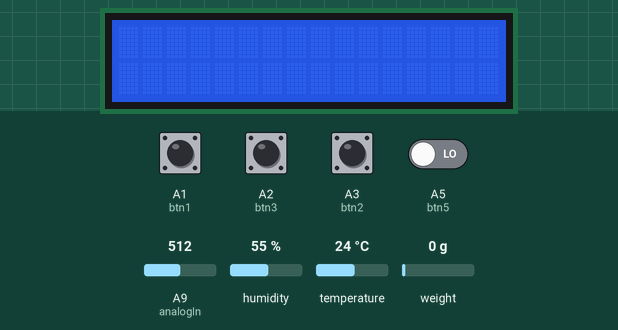
Recording of a sketch running on a simulated Arduino Mega 2560, built with avr-gcc and run on an emulated ATmega2560. Parts: 16×2 character LCD. The test bench sets the inputs (shaded band); at power-on: A1 (btn1), A2 (btn3), A3 (btn2), A5 (btn5) LOW, A9 (analogIn) = 512, humidity 55 %, temperature 24 °C, weight on the scale 0 g. What the sketch prints to the serial monitor is not drawn.

Above: at 3.6 s.
3.7 s: A2 (btn3) pulled HIGH for 0.15 s
At 4.7 s:
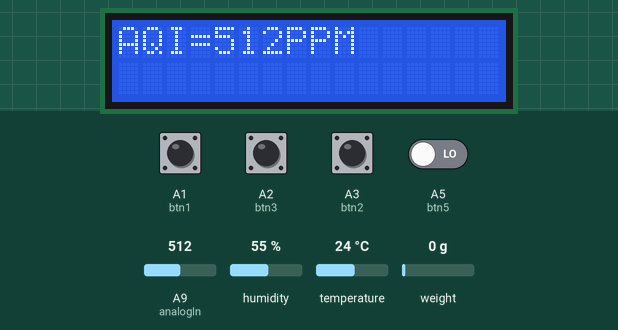
6.8 s: A5 (btn5) driven HIGH
At 7.2 s:
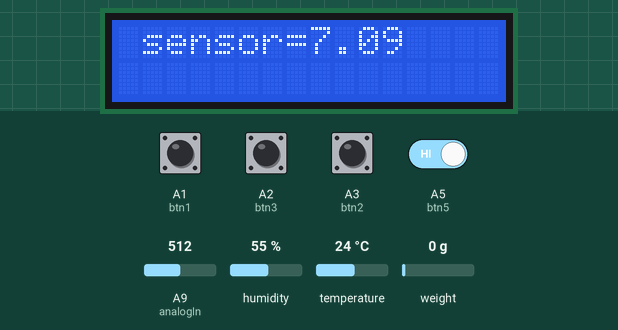
9.8 s: A1 (btn1) pulled HIGH for 0.15 s
At 29.5 s:
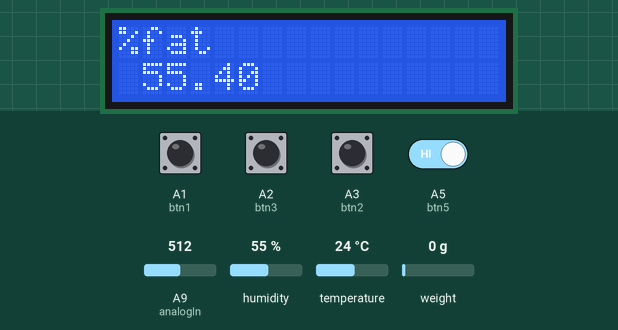
Timing chart, 0 to 30.4 s (numbered marks = the images above; inputs shaded):
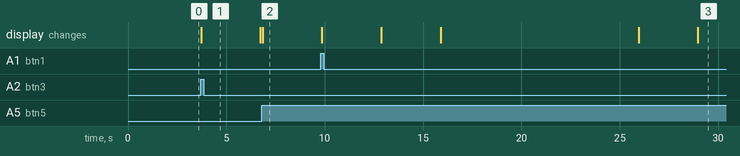

The sketch:

mlk_comp2.ino
```cpp
#include <HX711_ADC.h>
HX711_ADC LoadCell(9, 10);
#define btn5 A5

#include <Wire.h>//For I2C distplay

#include <LiquidCrystal_I2C.h>//For LCD

LiquidCrystal_I2C lcd(0x27, 16, 2);//setting the mode for I2C


#include "DHT.h"
#define dht_Signal A0//pin for dht sensor
#define btn1 A1//pin for dht sensor
DHT dht;;//object for dht sensor
float *Z;float *P;


#define Airpin A10//pin for air quality sensor
#define btn3 A2
//from here

#define S0 4
#define S1 5
#define S2 6
#define S3 7
#define SO 8
#define btn2 A3
float i;
int R,G,B;

//till here is for color sensing

#define analogIn A9//for pH
int sensorValue = 0;
unsigned long int avgValue;
float b;
int buf[10],temp;

void setup(){lcd.begin();//for turning on the LCD for read/write mode
             lcd.backlight();//for turning on the backlight LCD
             pinMode(btn1,INPUT);//button which initializes the dht function
             pinMode(btn2,INPUT);//button which initializes the colour sensing function
             pinMode(btn3,INPUT);//button which intitializes the air quality function
             pinMode(btn5,INPUT);//button which intitializes the wght function
             pinMode(S0,OUTPUT);//declaration of pinmode
             pinMode(S1,OUTPUT);//decalration of pinmode
             pinMode(S2,OUTPUT);//declaration of pinmode
             pinMode(S3,OUTPUT);//declaration of pinmode
             pinMode(SO,INPUT);//declaration of pinmode
             digitalWrite(S0,HIGH);//setting the frequency to 20%
             digitalWrite(S1,LOW);
             LoadCell.begin(); // start connection to HX711
             LoadCell.start(2000); // load cells gets 2000ms of time to stabilize
             LoadCell.setCalFactor(428.8);// calibration factor for load cell => strongly dependent on your individual setup
             dht.setup(A0);
             Serial.begin(9600);}

void comp_color(){lcd.clear();lcd.setCursor(0,0);
                 int y1R,y1G,y1B;//for first sample
                 int y2R,y2G,y2B;//for second sample
                 digitalWrite(S2,LOW);digitalWrite(S3,LOW);
                 y1R=pulseIn(SO,LOW);//Reading Red colour of first sample
                 digitalWrite(S2,HIGH);digitalWrite(S3,HIGH);
                 y1G=pulseIn(SO,LOW);//Reading Green colour of first sample
                 digitalWrite(S2,LOW);digitalWrite(S3,HIGH);
                 y1B=pulseIn(SO,LOW);//Reading Blue colour of first sample
                 lcd.print(y1R);
                 lcd.print(",");
                 lcd.print(y1G);
                 lcd.print(",");
                 lcd.print(y1B);
                 delay(3000);lcd.clear();
                 Serial.println("Enter sample 2");
                 delay(3000);
                 digitalWrite(S2,LOW);digitalWrite(S3,LOW);
                 y2R=pulseIn(SO,LOW);//Reading Red colour of second sample
                 digitalWrite(S2,HIGH);digitalWrite(S3,HIGH);
                 y2G=pulseIn(SO,LOW);//Reading Green colour of second sample
                 digitalWrite(S2,LOW);digitalWrite(S3,HIGH);
                 y2B=pulseIn(SO,LOW);//Reading Blue colour of second sample
                 lcd.print(y2R);
                 lcd.print(",");
                 lcd.print(y2G);
                 lcd.print(",");
                 lcd.print(y2B);
                 delay(3000);lcd.clear();}


void Dht(){lcd.clear();lcd.setCursor(0,1);
           delay(dht.getMinimumSamplingPeriod());

           float humidity = dht.getHumidity();
           float T = dht.getTemperature();

           Serial.print(dht.getStatusString());
           Serial.print("\t");
           Serial.print(humidity, 1);
           Serial.print("\t\t");
           Serial.print(T, 1);
           Serial.print("\t\t");
           float X=T;
           float Y=X-4;
           float Q=Y*0.0002+1;
           float E=Y*0.000082+1;
           Z=&Q;
           P=&E;
           Serial.print(*Z);
           delay(1000);
           lcd.print(T);
           lcd.print(",");
           lcd.print(humidity);
           delay(3000);lcd.clear();}

void AirQual(){lcd.clear();
  lcd.setCursor(0,0);
  int Asens;
  Asens=analogRead(Airpin);//reading the pin to print value in PPM
  lcd.setCursor(0,0);
  lcd.print("AQI=");
  lcd.print(Asens,DEC);
  lcd.print("PPM");
  delay(3000);lcd.clear();}


void pH(){lcd.clear();

lcd.setCursor(1,0);
int sensorValue=0;
unsigned long int avgValue;
int buf[10],temp;
float b;
for(int i=0;i<10;i++)
{
buf[i]=analogRead(analogIn);
 delay(10);}
for(int i=0;i<9;i++)
{
 for(int j=i+1;j<10;j++)
 {
  if(buf[i]>buf[j])
  {
   temp=buf[i];
   buf[i]=buf[j];
   buf[j]=temp;
  }
}
}


avgValue=0;
for(int i=2;i<8;i++)
avgValue+=buf[i];
float pHVol=(float)avgValue*5.0/1024/6;
float phValue = -5.70 *pHVol + 21.34;
lcd.print("sensor=");
lcd.print(phValue);

delay(20);
delay(3000);lcd.clear();


}
void wght(){float Time=0;float arr[6];float arr1[4];float m_wtr;float arr2[6];float arr3[4];float m_fat;int C=0;
m_wtr=(25)*(*Z);
m_fat=(25)*(*P);
lcd.setCursor(0,1);lcd.print("Processing...");
while(Time<500){Time=C;LoadCell.update(); // retrieves data from the load cell
i = LoadCell.getData();delay(20);C++;} // get output value  // print out to LCD
 lcd.clear();
 lcd.setCursor(0,1);
 arr[0]=i+m_wtr;
 for(int B=1;B<6;B++)
 {arr[B]=arr[B-1]+m_wtr;
  arr2[B]=arr[B-1]+m_fat;}
 for(int E=0;E<=3;E++)
 {arr1[E]=arr[E]/arr[E+1];
  arr3[E]=arr2[E]/arr2[E+1];}
 float X=(arr3[0]+arr3[1]+arr3[2]+arr3[3])/4;
 float N=(arr1[0]+arr1[1]+arr1[2]+arr1[3])/4;
 float T=N*100;
 float Q=X*100;
 lcd.setCursor(0,0);lcd.print("%water");lcd.setCursor(1,1);lcd.print(T);delay(3000);lcd.clear();
 lcd.setCursor(0,0);lcd.print("%fat");lcd.setCursor(1,1);lcd.print(Q);delay(3000);lcd.clear();
 lcd.setCursor(0,0);lcd.print("%SNF");lcd.setCursor(1,1);lcd.print(100-T-Q);delay(3000);lcd.clear();}


void loop(){int btnst1=0,btnst2=0,btnst3=0,btnst4=0,btnst5=0;
btnst1=digitalRead(btn1);//A1
btnst2=digitalRead(btn2);//A2
btnst3=digitalRead(btn3);//A3
btnst5=digitalRead(btn5);//A5
if(btnst1==1){Dht();btnst1=0;}
if(btnst2==1){comp_color();}
if(btnst3==1){AirQual();pH();}
if(btnst5==1){wght();}}
```

Measured:
- after the input at 3.7 s, the display: changes at once (image 1)
